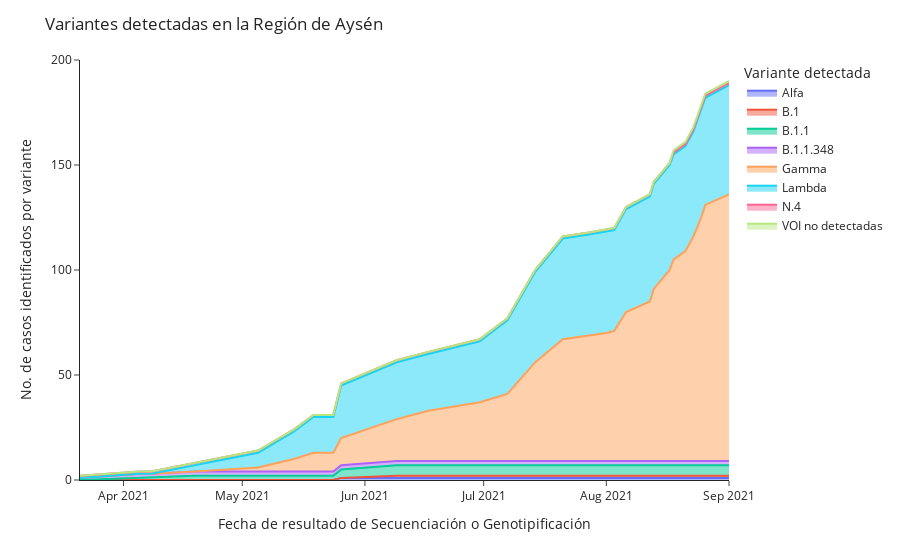

Write notebook code for a chart like this one.
### Code cell
px.area(df_variantes_clean.groupby(['fecha_resultado_secuenciacion_genotipificacion', 'variante_linaje']).count()[['n_documento']].reset_index().pivot(
    index='fecha_resultado_secuenciacion_genotipificacion',
    columns='variante_linaje', 
    values=['n_documento']
).fillna(0).cumsum().clean_names().rename(
    columns={
        'alfa':'Alfa',
        'b_1':'B.1',
        'b_1_1':'B.1.1',
        'b_1_1_348':'B.1.1.348',
        'gamma':'Gamma',
        'indeterminado':'Indeterminado',
        'lambda':'Lambda',
        'n_4':'N.4',
        'no_amplifica':'No amplifica',
        'no_se_detectan_mutaciones_para_variantes_de_interes_por_parte_de_este_kit':'VOI no detectadas'
            })['n_documento'].drop(['No amplifica','Indeterminado'], axis=1),
        labels={'variante_linaje':'Variante detectada'},
       ).update_layout(
    title= 'Variantes detectadas en la Región de Aysén',
    yaxis_title='No. de casos identificados por variante',
    xaxis_title='Fecha de resultado de Secuenciación o Genotipificación',
    template='simple_white',
    
    
)

### Figure 1 — Plotly figure (JSON) as saved in the notebook; plotly's stock layout.template omitted (floating-point values rounded to 4 significant figures)
{"data": [{"hovertemplate": "Variante detectada=Alfa<br>fecha_resultado_secuenciacion_genotipificacion=%{x}<br>value=%{y}<extra></extra>", "legendgroup": "Alfa", "line": {"color": "#636efa"}, "marker": {"symbol": "circle"}, "mode": "lines", "name": "Alfa", "orientation": "v", "showlegend": true, "stackgroup": "1", "type": "scatter", "x": ["2021-03-21T00:00:00", "2021-04-05T00:00:00", "2021-04-08T00:00:00", "2021-04-19T00:00:00", "2021-05-05T00:00:00", "2021-05-14T00:00:00", "2021-05-19T00:00:00", "2021-05-24T00:00:00", "2021-05-26T00:00:00", "2021-06-09T00:00:00", "2021-06-17T00:00:00", "2021-06-30T00:00:00", "2021-07-07T00:00:00", "2021-07-14T00:00:00", "2021-07-21T00:00:00", "2021-07-28T00:00:00", "2021-07-31T00:00:00", "2021-08-01T00:00:00", "2021-08-03T00:00:00", "2021-08-06T00:00:00", "2021-08-12T00:00:00", "2021-08-13T00:00:00", "2021-08-17T00:00:00", "2021-08-18T00:00:00", "2021-08-21T00:00:00", "2021-08-23T00:00:00", "2021-08-25T00:00:00", "2021-08-26T00:00:00", "2021-09-01T00:00:00"], "xaxis": "x", "y": [0, 0, 0, 0, 0, 0, 0, 0, 1, 1, 1, 1, 1, 1, 1, 1, 1, 1, 1, 1, 1, 1, 1, 1, 1, 1, 1, 1, 1], "yaxis": "y"}, {"hovertemplate": "Variante detectada=B.1<br>fecha_resultado_secuenciacion_genotipificacion=%{x}<br>value=%{y}<extra></extra>", "legendgroup": "B.1", "line": {"color": "#EF553B"}, "marker": {"symbol": "circle"}, "mode": "lines", "name": "B.1", "orientation": "v", "showlegend": true, "stackgroup": "1", "type": "scatter", "x": ["2021-03-21T00:00:00", "2021-04-05T00:00:00", "2021-04-08T00:00:00", "2021-04-19T00:00:00", "2021-05-05T00:00:00", "2021-05-14T00:00:00", "2021-05-19T00:00:00", "2021-05-24T00:00:00", "2021-05-26T00:00:00", "2021-06-09T00:00:00", "2021-06-17T00:00:00", "2021-06-30T00:00:00", "2021-07-07T00:00:00", "2021-07-14T00:00:00", "2021-07-21T00:00:00", "2021-07-28T00:00:00", "2021-07-31T00:00:00", "2021-08-01T00:00:00", "2021-08-03T00:00:00", "2021-08-06T00:00:00", "2021-08-12T00:00:00", "2021-08-13T00:00:00", "2021-08-17T00:00:00", "2021-08-18T00:00:00", "2021-08-21T00:00:00", "2021-08-23T00:00:00", "2021-08-25T00:00:00", "2021-08-26T00:00:00", "2021-09-01T00:00:00"], "xaxis": "x", "y": [0, 0, 0, 0, 0, 0, 0, 0, 0, 1, 1, 1, 1, 1, 1, 1, 1, 1, 1, 1, 1, 1, 1, 1, 1, 1, 1, 1, 1], "yaxis": "y"}, {"hovertemplate": "Variante detectada=B.1.1<br>fecha_resultado_secuenciacion_genotipificacion=%{x}<br>value=%{y}<extra></extra>", "legendgroup": "B.1.1", "line": {"color": "#00cc96"}, "marker": {"symbol": "circle"}, "mode": "lines", "name": "B.1.1", "orientation": "v", "showlegend": true, "stackgroup": "1", "type": "scatter", "x": ["2021-03-21T00:00:00", "2021-04-05T00:00:00", "2021-04-08T00:00:00", "2021-04-19T00:00:00", "2021-05-05T00:00:00", "2021-05-14T00:00:00", "2021-05-19T00:00:00", "2021-05-24T00:00:00", "2021-05-26T00:00:00", "2021-06-09T00:00:00", "2021-06-17T00:00:00", "2021-06-30T00:00:00", "2021-07-07T00:00:00", "2021-07-14T00:00:00", "2021-07-21T00:00:00", "2021-07-28T00:00:00", "2021-07-31T00:00:00", "2021-08-01T00:00:00", "2021-08-03T00:00:00", "2021-08-06T00:00:00", "2021-08-12T00:00:00", "2021-08-13T00:00:00", "2021-08-17T00:00:00", "2021-08-18T00:00:00", "2021-08-21T00:00:00", "2021-08-23T00:00:00", "2021-08-25T00:00:00", "2021-08-26T00:00:00", "2021-09-01T00:00:00"], "xaxis": "x", "y": [0, 1, 1, 2, 2, 2, 2, 2, 4, 5, 5, 5, 5, 5, 5, 5, 5, 5, 5, 5, 5, 5, 5, 5, 5, 5, 5, 5, 5], "yaxis": "y"}, {"hovertemplate": "Variante detectada=B.1.1.348<br>fecha_resultado_secuenciacion_genotipificacion=%{x}<br>value=%{y}<extra></extra>", "legendgroup": "B.1.1.348", "line": {"color": "#ab63fa"}, "marker": {"symbol": "circle"}, "mode": "lines", "name": "B.1.1.348", "orientation": "v", "showlegend": true, "stackgroup": "1", "type": "scatter", "x": ["2021-03-21T00:00:00", "2021-04-05T00:00:00", "2021-04-08T00:00:00", "2021-04-19T00:00:00", "2021-05-05T00:00:00", "2021-05-14T00:00:00", "2021-05-19T00:00:00", "2021-05-24T00:00:00", "2021-05-26T00:00:00", "2021-06-09T00:00:00", "2021-06-17T00:00:00", "2021-06-30T00:00:00", "2021-07-07T00:00:00", "2021-07-14T00:00:00", "2021-07-21T00:00:00", "2021-07-28T00:00:00", "2021-07-31T00:00:00", "2021-08-01T00:00:00", "2021-08-03T00:00:00", "2021-08-06T00:00:00", "2021-08-12T00:00:00", "2021-08-13T00:00:00", "2021-08-17T00:00:00", "2021-08-18T00:00:00", "2021-08-21T00:00:00", "2021-08-23T00:00:00", "2021-08-25T00:00:00", "2021-08-26T00:00:00", "2021-09-01T00:00:00"], "xaxis": "x", "y": [1, 2, 2, 2, 2, 2, 2, 2, 2, 2, 2, 2, 2, 2, 2, 2, 2, 2, 2, 2, 2, 2, 2, 2, 2, 2, 2, 2, 2], "yaxis": "y"}, {"hovertemplate": "Variante detectada=Gamma<br>fecha_resultado_secuenciacion_genotipificacion=%{x}<br>value=%{y}<extra></extra>", "legendgroup": "Gamma", "line": {"color": "#FFA15A"}, "marker": {"symbol": "circle"}, "mode": "lines", "name": "Gamma", "orientation": "v", "showlegend": true, "stackgroup": "1", "type": "scatter", "x": ["2021-03-21T00:00:00", "2021-04-05T00:00:00", "2021-04-08T00:00:00", "2021-04-19T00:00:00", "2021-05-05T00:00:00", "2021-05-14T00:00:00", "2021-05-19T00:00:00", "2021-05-24T00:00:00", "2021-05-26T00:00:00", "2021-06-09T00:00:00", "2021-06-17T00:00:00", "2021-06-30T00:00:00", "2021-07-07T00:00:00", "2021-07-14T00:00:00", "2021-07-21T00:00:00", "2021-07-28T00:00:00", "2021-07-31T00:00:00", "2021-08-01T00:00:00", "2021-08-03T00:00:00", "2021-08-06T00:00:00", "2021-08-12T00:00:00", "2021-08-13T00:00:00", "2021-08-17T00:00:00", "2021-08-18T00:00:00", "2021-08-21T00:00:00", "2021-08-23T00:00:00", "2021-08-25T00:00:00", "2021-08-26T00:00:00", "2021-09-01T00:00:00"], "xaxis": "x", "y": [0, 0, 0, 0, 2, 6, 9, 9, 13, 20, 24, 28, 32, 47, 58, 60, 61, 61, 62, 71, 76, 82, 91, 96, 100, 107, 116, 122, 127], "yaxis": "y"}, {"hovertemplate": "Variante detectada=Lambda<br>fecha_resultado_secuenciacion_genotipificacion=%{x}<br>value=%{y}<extra></extra>", "legendgroup": "Lambda", "line": {"color": "#19d3f3"}, "marker": {"symbol": "circle"}, "mode": "lines", "name": "Lambda", "orientation": "v", "showlegend": true, "stackgroup": "1", "type": "scatter", "x": ["2021-03-21T00:00:00", "2021-04-05T00:00:00", "2021-04-08T00:00:00", "2021-04-19T00:00:00", "2021-05-05T00:00:00", "2021-05-14T00:00:00", "2021-05-19T00:00:00", "2021-05-24T00:00:00", "2021-05-26T00:00:00", "2021-06-09T00:00:00", "2021-06-17T00:00:00", "2021-06-30T00:00:00", "2021-07-07T00:00:00", "2021-07-14T00:00:00", "2021-07-21T00:00:00", "2021-07-28T00:00:00", "2021-07-31T00:00:00", "2021-08-01T00:00:00", "2021-08-03T00:00:00", "2021-08-06T00:00:00", "2021-08-12T00:00:00", "2021-08-13T00:00:00", "2021-08-17T00:00:00", "2021-08-18T00:00:00", "2021-08-21T00:00:00", "2021-08-23T00:00:00", "2021-08-25T00:00:00", "2021-08-26T00:00:00", "2021-09-01T00:00:00"], "xaxis": "x", "y": [0, 0, 0, 3, 7, 13, 17, 17, 25, 27, 27, 29, 35, 43, 48, 48, 48, 48, 48, 49, 50, 50, 50, 50, 50, 50, 51, 51, 52], "yaxis": "y"}, {"hovertemplate": "Variante detectada=N.4<br>fecha_resultado_secuenciacion_genotipificacion=%{x}<br>value=%{y}<extra></extra>", "legendgroup": "N.4", "line": {"color": "#FF6692"}, "marker": {"symbol": "circle"}, "mode": "lines", "name": "N.4", "orientation": "v", "showlegend": true, "stackgroup": "1", "type": "scatter", "x": ["2021-03-21T00:00:00", "2021-04-05T00:00:00", "2021-04-08T00:00:00", "2021-04-19T00:00:00", "2021-05-05T00:00:00", "2021-05-14T00:00:00", "2021-05-19T00:00:00", "2021-05-24T00:00:00", "2021-05-26T00:00:00", "2021-06-09T00:00:00", "2021-06-17T00:00:00", "2021-06-30T00:00:00", "2021-07-07T00:00:00", "2021-07-14T00:00:00", "2021-07-21T00:00:00", "2021-07-28T00:00:00", "2021-07-31T00:00:00", "2021-08-01T00:00:00", "2021-08-03T00:00:00", "2021-08-06T00:00:00", "2021-08-12T00:00:00", "2021-08-13T00:00:00", "2021-08-17T00:00:00", "2021-08-18T00:00:00", "2021-08-21T00:00:00", "2021-08-23T00:00:00", "2021-08-25T00:00:00", "2021-08-26T00:00:00", "2021-09-01T00:00:00"], "xaxis": "x", "y": [1, 1, 1, 1, 1, 1, 1, 1, 1, 1, 1, 1, 1, 1, 1, 1, 1, 1, 1, 1, 1, 1, 1, 1, 1, 1, 1, 1, 1], "yaxis": "y"}, {"hovertemplate": "Variante detectada=VOI no detectadas<br>fecha_resultado_secuenciacion_genotipificacion=%{x}<br>value=%{y}<extra></extra>", "legendgroup": "VOI no detectadas", "line": {"color": "#B6E880"}, "marker": {"symbol": "circle"}, "mode": "lines", "name": "VOI no detectadas", "orientation": "v", "showlegend": true, "stackgroup": "1", "type": "scatter", "x": ["2021-03-21T00:00:00", "2021-04-05T00:00:00", "2021-04-08T00:00:00", "2021-04-19T00:00:00", "2021-05-05T00:00:00", "2021-05-14T00:00:00", "2021-05-19T00:00:00", "2021-05-24T00:00:00", "2021-05-26T00:00:00", "2021-06-09T00:00:00", "2021-06-17T00:00:00", "2021-06-30T00:00:00", "2021-07-07T00:00:00", "2021-07-14T00:00:00", "2021-07-21T00:00:00", "2021-07-28T00:00:00", "2021-07-31T00:00:00", "2021-08-01T00:00:00", "2021-08-03T00:00:00", "2021-08-06T00:00:00", "2021-08-12T00:00:00", "2021-08-13T00:00:00", "2021-08-17T00:00:00", "2021-08-18T00:00:00", "2021-08-21T00:00:00", "2021-08-23T00:00:00", "2021-08-25T00:00:00", "2021-08-26T00:00:00", "2021-09-01T00:00:00"], "xaxis": "x", "y": [0, 0, 0, 0, 0, 0, 0, 0, 0, 0, 0, 0, 0, 0, 0, 0, 0, 0, 0, 0, 0, 0, 0, 1, 1, 1, 1, 1, 1], "yaxis": "y"}], "layout": {"legend": {"title": {"text": "Variante detectada"}, "tracegroupgap": 0}, "margin": {"t": 60}, "title": {"text": "Variantes detectadas en la Región de Aysén"}, "xaxis": {"anchor": "y", "domain": [0, 1], "title": {"text": "Fecha de resultado de Secuenciación o Genotipificación"}}, "yaxis": {"anchor": "x", "domain": [0, 1], "title": {"text": "No. de casos identificados por variante"}}}}
